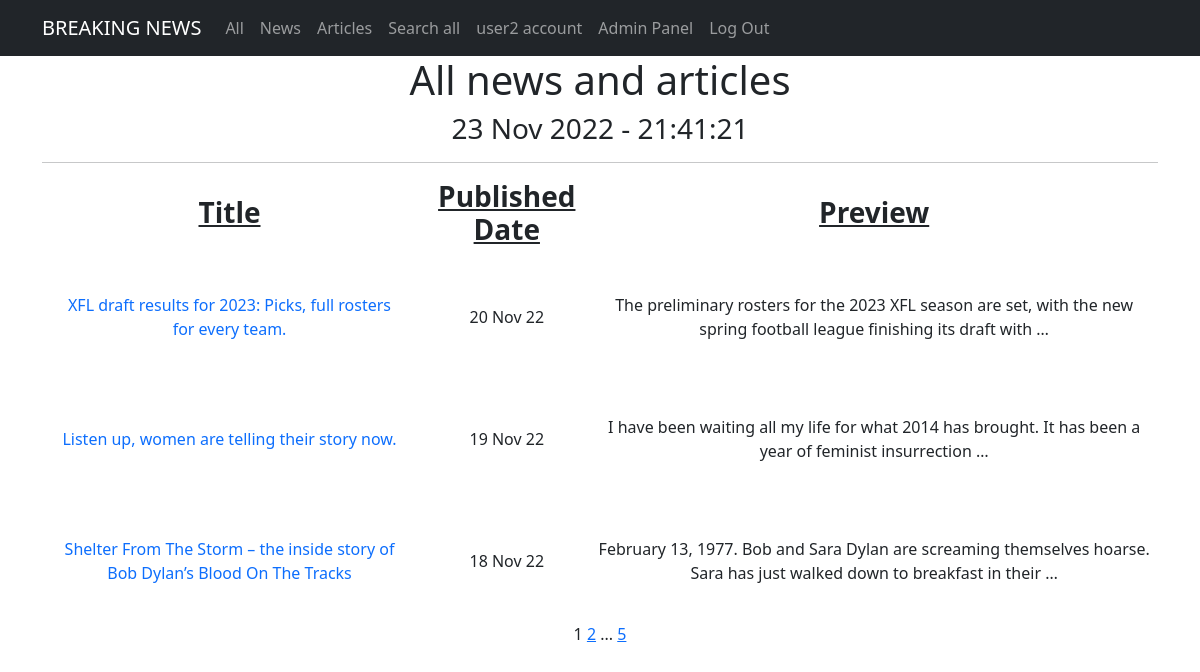
Screenshot of / (signed in) with the database file from the repository.
### newsportal/models.py (models this page shows, shortened)
class Post(models.Model):
    author = models.ForeignKey(Author, on_delete=models.CASCADE)
    type = models.CharField(max_length=2, choices=TYPES, default=news)
    published_date = models.DateTimeField(auto_now_add=True)
    post_title = models.CharField(max_length=100)
    post_text = models.TextField()
    category = models.ManyToManyField(Category, through="PostCategory")
    post_rating = models.IntegerField(default=0)

### newsportal/views.py (the view)
# urls.py: path('', PostsList.as_view()),
class PostsList(LoginRequiredMixin, ListView):
    model = Post
    ordering = '-published_date'
    template_name = 'posts.html'
    context_object_name = 'posts'
    paginate_by = 3
    def get_queryset(self):
        queryset = super().get_queryset()
        self.filterset = PostFilter(self.request.GET, queryset)
        return self.filterset.qs
    def get_context_data(self, **kwargs):
        context = super().get_context_data(**kwargs)
        context['filterset'] = self.filterset
        return context

### newsportal/templatetags/custom_filters.py (called while the page is built)
@register.filter()
def censor(text):
    if isinstance(text, str):
        wordstocensor = ['fool', 'death', 'suffer']
        text = re.split('(\W+)', text)
        for i, j in enumerate(text):
            for k in wordstocensor:
                if k in j.lower():
                    text[i] = text[i][0] + '*'*(len(text[i]) - 1)
        return ''.join(text)
    else:
        raise Exception("This filter is applicable only to the <class 'str'>")

### newsportal/templatetags/custom_tags.py (called while the page is built)
@register.simple_tag()
def current_time(format_string='%d %b %Y - %H:%M:%S'):
    return datetime.now().astimezone().strftime(format_string)

@register.simple_tag(takes_context=True)
def url_replace(context, **kwargs):
   d = context['request'].GET.copy()
   for k, v in kwargs.items():
       d[k] = v
   return d.urlencode()

### templates/posts.html (shortened to what this page needs)
<!DOCTYPE html>
{% extends 'flatpages/default.html' %}
{% load custom_filters %}
{% load custom_tags %}
{% block content2 %}
<li class="nav-item">
  <a class="nav-link" href="/search/">Search all</a>
</li>
{% endblock content2 %}
{% block content %}
<h1>All news and articles</h1>
<h3>{% current_time '%d %b %Y - %H:%M:%S' %}</h3>
<hr>
   {% if posts %}
       <table>
           <tr>
               <td><h3><span style="text-decoration: underline;"><strong>Title</strong></span></h3></td>
               <td><h3><span style="text-decoration: underline;"><strong>Published Date</strong></span></h3></td>
               <td><h3><span style="text-decoration: underline;"><strong>Preview</strong></span></h3></td>
           </tr>
           {% for post in posts %}
           <tr>
               {% if post.type == 'NW' %}
               <td><a class="nav-link" href="/news/{{post.pk}}">{{ post.post_title|censor }}</a></td>
               {% elif post.type == 'AR' %}
               <td><a class="nav-link" href="/articles/{{post.pk}}">{{ post.post_title|censor }}</a></td>
               {% endif %}
               <td>{{ post.published_date|date:'d M y' }}</td>
               <td>{{ post.post_text|truncatewords:20|censor }}</td>
               <td><p>&nbsp;</p><p>&nbsp;</p><p>&nbsp;</p></td>
           </tr>
           {% endfor %}
       </table>
   {% else %}
       <h2>Nothing here</h2>
   {% endif %}
{% endblock content %}
{% block content3 %}
   {{ page_obj.number }}
   {% if page_obj.has_next %}
       <a href="?{% url_replace page=page_obj.next_page_number %}">{{ page_obj.next_page_number }}</a>
       {% if paginator.num_pages != page_obj.next_page_number %}
           ...
           <a href="?{% url_replace page=page_obj.paginator.num_pages %}">{{ page_obj.paginator.num_pages }}</a>
       {% endif %}
   {% endif %}
{% endblock content3 %}

### templates/flatpages/default.html (shortened to what this page needs)
<!DOCTYPE html>
<html lang="en">
    <head>
        {% load static %}
        <link href="{% static 'css/styles.css' %}" rel="stylesheet" />
    </head>
    <body>
        <nav class="navbar navbar-expand-lg navbar-dark bg-dark static-top">
            <div class="container">
                <a class="navbar-brand" href="#">BREAKING NEWS</a>
                <div class="collapse navbar-collapse" id="navbarResponsive">
                    <ul class="navbar-nav ml-auto">
                        {% block view %}
                        <li class="nav-item active">
                            <a class="nav-link" href="/">All</a>
                        </li>
                        <li class="nav-item">
                            <a class="nav-link" href="/news/">News</a>
                        </li>
                        <li class="nav-item">
                            <a class="nav-link" href="/articles/">Articles</a>
                        </li>
                        {% endblock view %}
                        {% block content2 %}
                        {% endblock content2 %}
                        {% block account %}
                        <li class="nav-item">
                            <a class="nav-link" href="/account/">{{ request.user.username }} account</a>
                        </li>
                        {% endblock account %}
                        <li class="nav-item">
                            <a class="nav-link" href="/admin/">Admin Panel</a>
                        </li>
                        {% block blogout %}
                        <li class="nav-item">
                            <a class="nav-link" href="/sign/logout/">Log Out</a>
                        </li>
                        {% endblock blogout %}
                    </ul>
                </div>
            </div>
        </nav>
        <div class="container">
            <div class="row">
                <div class="col-lg-12 text-center">
                    {% block content %}{% endblock content %}
                    {% block content3 %}
                    {% endblock content3 %}
                </div>
            </div>
        </div>
    </body>
</html>

### rows the page displays
Post: post_title|censor "XFL draft results for 2023: Picks, full rosters for every team.", published_date "20 Nov 22", post_text|censor "The preliminary rosters for the 2023 XFL season are set, with the new spring football league finishing its draft with …"
Post: post_title|censor "Listen up, women are telling their story now.", published_date "19 Nov 22", post_text|censor "I have been waiting all my life for what 2014 has brought. It has been a year of feminist insurrection …"
Post: post_title|censor "Shelter From The Storm – the inside story of Bob Dylan’s Blood On The Tracks", published_date "18 Nov 22", post_text|censor "February 13, 1977. Bob and Sara Dylan are screaming themselves hoarse. Sara has just walked down to breakfast in their …"

### other values shown
{{ request.user.username }} "user2"
{{ page_obj.number }} "1"
{{ page_obj.next_page_number }} "2"
{{ page_obj.paginator.num_pages }} "5"
